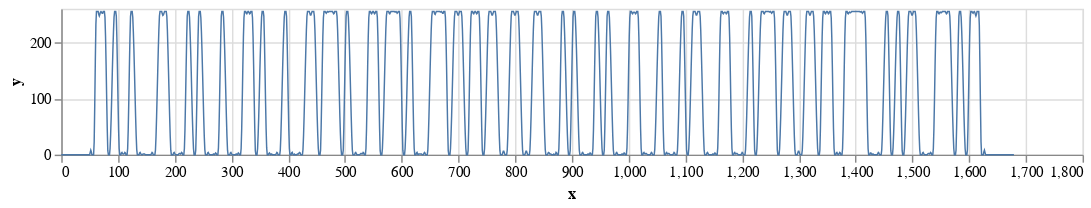

Notebook cell for this chart:
### Code cell
image = Image.open('barcode.jpeg')
width, height = image.size
new_width = width * 4
image = image.resize((new_width, height), Image.ANTIALIAS)

line = image.crop((0, height//2, new_width, height//2+1)).convert('L')
data = 255 - np.asarray(line, dtype='int32')[0]

df = pd.DataFrame({'x': np.arange(len(data)), 'y': data})
alt.Chart(df).mark_line().encode(
    x='x',
    y='y',
    size=alt.value(1)
).configure_view(
    width=700,
    height=100,
)

### Figure 1 — Vega-Lite specification as saved in the notebook (floating-point values rounded to 4 significant figures; data arrays with more than 128 entries replaced by an {"elided": "..."} marker saying what was removed)
{"$schema": "https://vega.github.io/schema/vega-lite/v2.6.0.json", "config": {"view": {"height": 100, "width": 700}}, "data": {"name": "data-95ea949dc70e6e8ff41877f62f9b51be"}, "datasets": {"data-95ea949dc70e6e8ff41877f62f9b51be": {"elided": "1680 records"}}, "encoding": {"size": {"value": 1}, "x": {"field": "x", "type": "quantitative"}, "y": {"field": "y", "type": "quantitative"}}, "mark": "line"}
